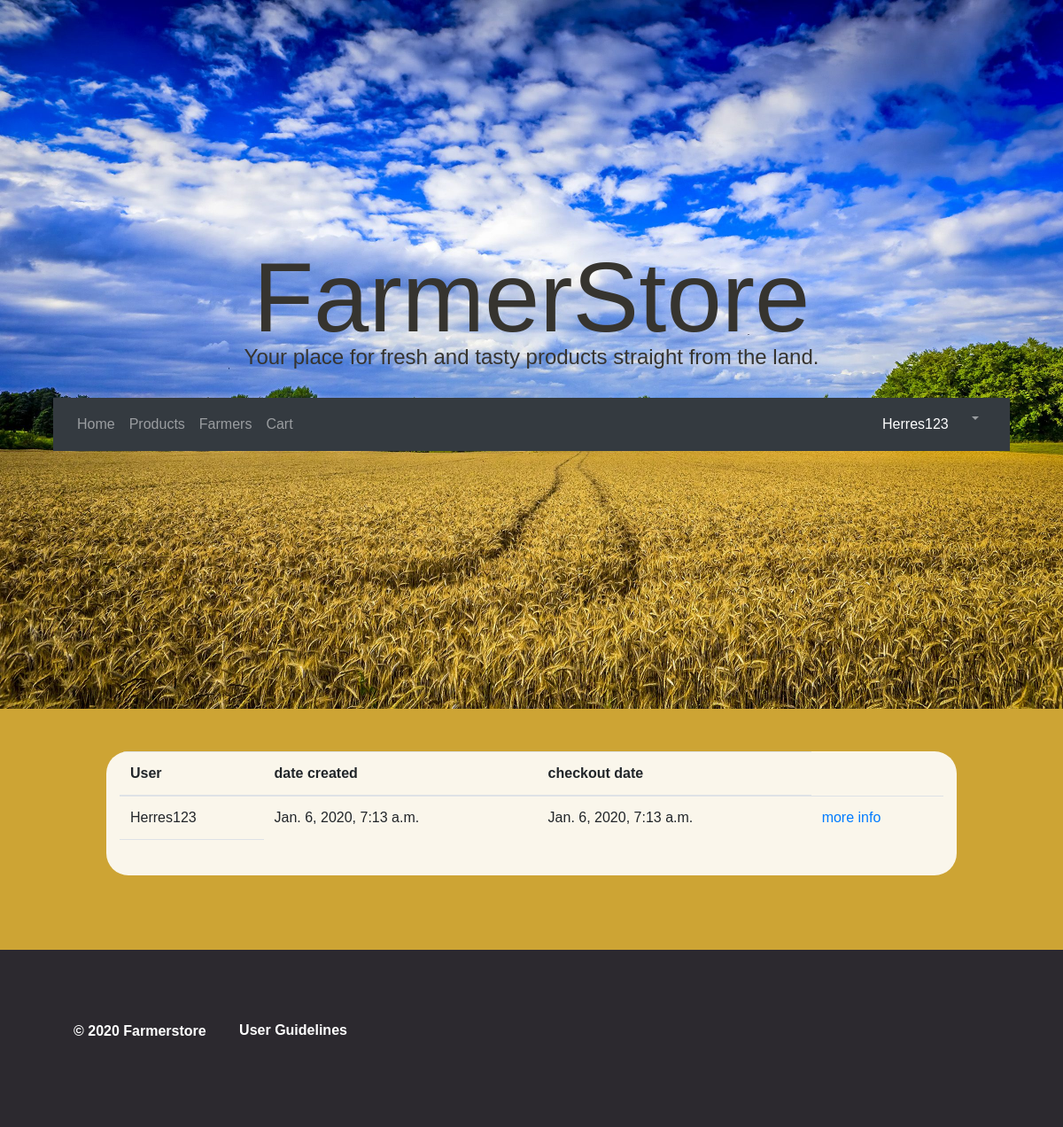
Before: /orderHistory/ (signed in) with the older database file.
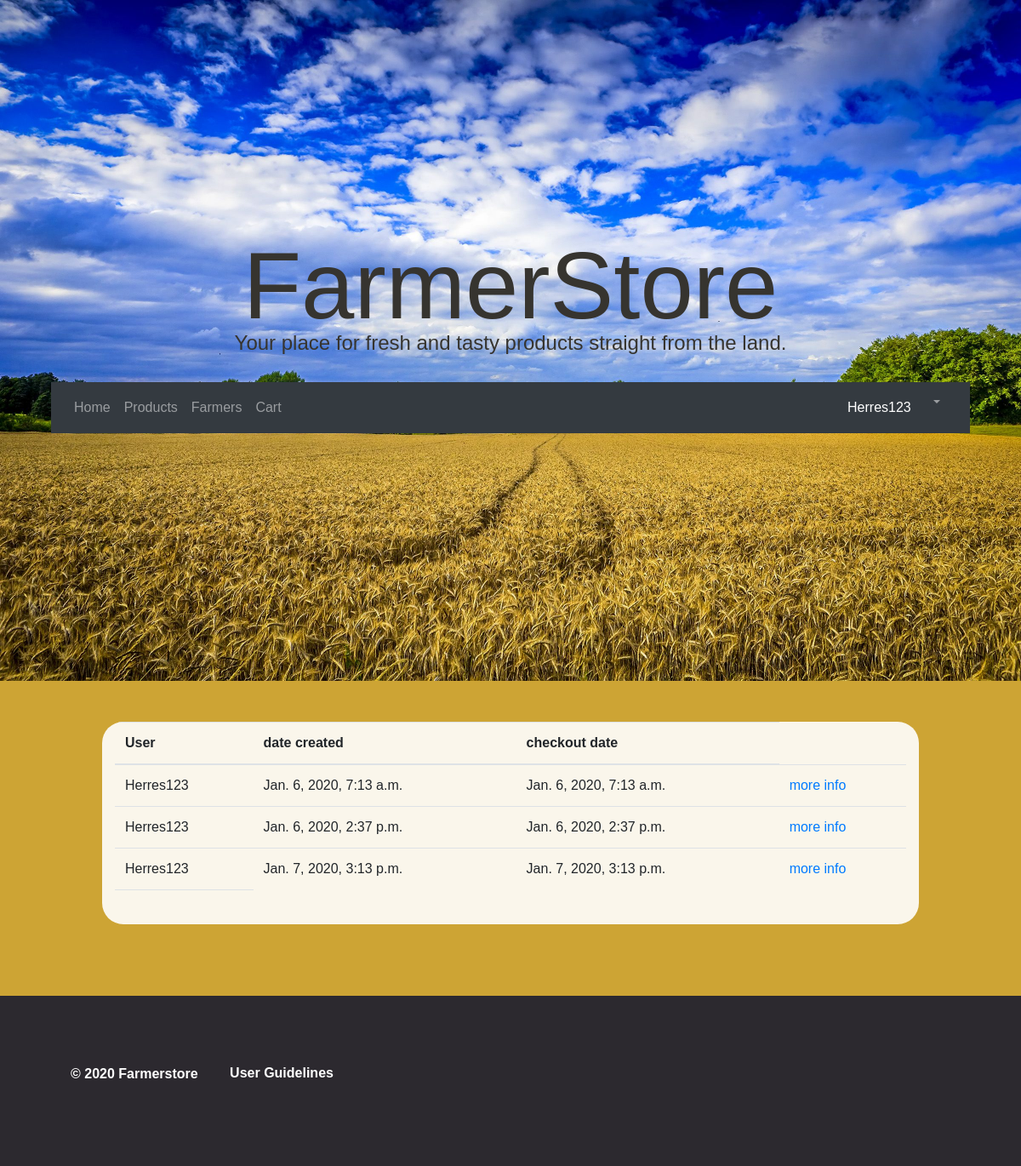
After: the same page with the newer database file.
### product_cart/models.py (models this page shows, shortened)
class Order(models.Model):
    user = models.ForeignKey(User, on_delete=models.CASCADE)
    ordered = models.BooleanField(default=False)
    items = models.ManyToManyField(OrderItem)
    creationDate = models.DateTimeField(auto_now_add=True)
    orderedDate = models.DateTimeField()

### product_cart/views.py (the view)
# urls.py: path('orderHistory/', views.OHistory, name="orderHistory"),
def OHistory(request):
    OH = Order.objects.filter(user=request.user, ordered=True)
    context = {
        "OH": OH,
    }
    template = "orderhistory/OHistory.html"
    return render(request, template, context)

### home_page/context_processors.py (called while the page is built)
def context_variable(request):
    return {"farmer": Farmer.objects.filter()}

### product_cart/templates/orderhistory/OHistory.html
{% extends 'home_page/base.html' %}
{% load static %}
    {% block content %}
    <div class="cart_box">
        <div class='col-sm-12 col-sm-offset-2'>
            <table class='table'>
                <thead>
                    <th>User</th>
                    <th>date created</th>
                    <th>checkout date</th>
                </thead>
                <tfoot>
                    <tr>
                        <td></td>
                    </tr>
                </tfoot>
                {% for Citem in OH.all %}
                <tr>
                    <td>{{ Citem.user }}</td>
                    <td>{{ Citem.creationDate }}</td>
                    <td>{{ Citem.orderedDate }}</td>
                    <td><a href={% url "orderInfo" Citem.id %}>more info</a></td>
                </tr>
                {% endfor %}
            </table>
        </div>
    </div>
    {% endblock %}

Changed rows visible on the page:
now on this page (row edited): Order: user "Herres123", creationDate "Jan. 6, 2020, 2:37 p.m.", orderedDate "Jan. 6, 2020, 2:37 p.m."
added Order: user "Herres123", creationDate "Jan. 7, 2020, 3:13 p.m.", orderedDate "Jan. 7, 2020, 3:13 p.m."
